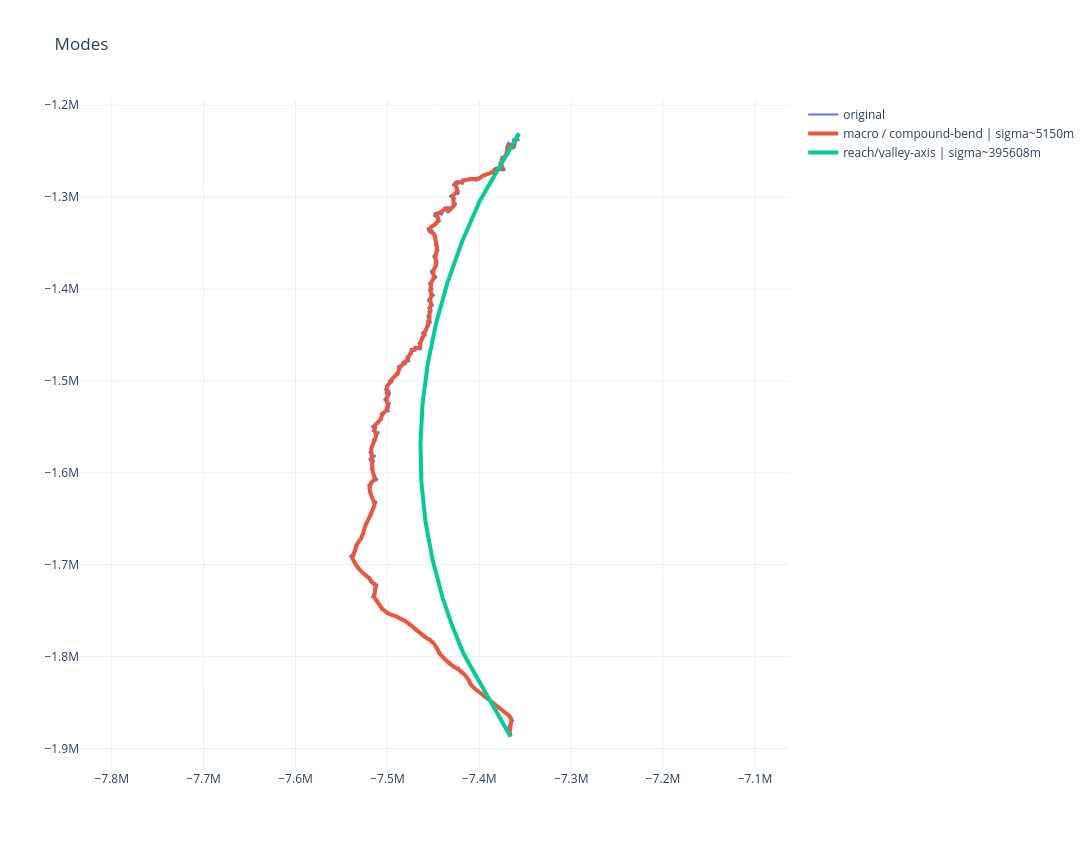

This figure's notebook cell:
### Code cell
plot_labels = [
    f"{lbl} | sigma~{sig:.0f}m"
    for lbl, sig in zip(result["threshold_mode_labels"], result["threshold_mode_sigmas"])
]
fig = sp.plot_modes_plotly(
    result["ls_equal"],
    result["threshold_modes"],
    labels=plot_labels,
    show=False,
)
fig.show()

### Figure 1 — Plotly figure (JSON) as saved in the notebook; plotly's stock layout.template omitted (floating-point values rounded to 4 significant figures; data arrays with more than 128 entries replaced by an {"elided": "..."} marker saying what was removed)
{"data": [{"line": {"width": 2}, "mode": "lines", "name": "original", "type": "scatter", "x": {"elided": "85796 float values"}, "y": {"elided": "85796 float values"}}, {"line": {"width": 4}, "mode": "lines", "name": "macro / compound-bend | sigma~5150m", "type": "scatter", "x": {"elided": "308 float values"}, "y": {"elided": "308 float values"}}, {"line": {"width": 4}, "mode": "lines", "name": "reach/valley-axis | sigma~395608m", "type": "scatter", "x": [-7357000.0, -7399000.0, -7419000.0, -7435000.0, -7447000.0, -7456000.0, -7462000.0, -7464000.0, -7463000.0, -7459000.0, -7451000.0, -7440000.0, -7429000.0, -7417000.0, -7366000.0], "y": [-1231000.0, -1304000.0, -1348000.0, -1393000.0, -1437000.0, -1481000.0, -1525000.0, -1568000.0, -1611000.0, -1653000.0, -1694000.0, -1736000.0, -1767000.0, -1797000.0, -1887000.0]}], "layout": {"height": 850, "legend": {"title": {}}, "title": {"text": "Modes"}, "width": 1300, "yaxis": {"scaleanchor": "x", "scaleratio": 1}}}
